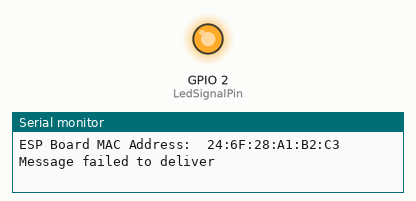
The sketch below on a simulated ESP8266 (NodeMCU). Shown: output pins drawn as LEDs (lit = HIGH), the last lines printed to the serial monitor.

Above: at 1.2 s.
At 32.3 s:
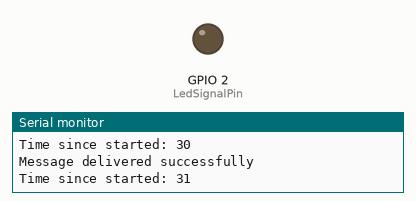
Timing chart, 0 to 33.8 s (numbered marks = the images above):
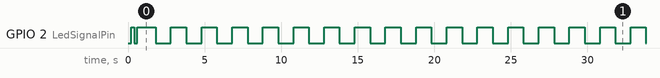

The sketch:

sender.ino
```cpp
#include <ESP8266WiFi.h>
#include <espnow.h>

#define LedSignalPin 2
bool ledState = false;

typedef struct struct_message {
  int time_since_started;
} SensorData;
SensorData message;

bool espUp = false;

//address of receiving board
uint8_t broadcastAddress[] = {0x40, 0x91, 0x51, 0x4B, 0xB0, 0x8C};
bool messageSent;

unsigned long initialTime;

// use global var, update using onDataSend and in loop check the var to do led

void ledSignal(int state) { //what led do every second
  if (state == 0) { //esp now not connected
      Serial.println("ESP-now failed to start");
      ledState = false;
      for (int i=0; i<10; i++) {
        digitalWrite(LedSignalPin, ledState);
        ledState = !ledState;
        delay(200);
      }

  } else if (state == 1) { //message delivered, blink once
    Serial.println("Message delivered successfully");
    digitalWrite(LedSignalPin, ledState);
    ledState = !ledState;

  } else if (state == 2) { //message failed to deliver, blink twice
    Serial.println("Message failed to deliver");
    ledState = false;
    for (int i=0; i<4; i++) {
      digitalWrite(LedSignalPin, ledState);
      ledState = !ledState;
      delay(200);
      }
  }
}

void OnDataSent(uint8_t *mac_addr, uint8_t sendStatus) {
  if (sendStatus == 0){
    messageSent = true;
  }
  else{
    messageSent = false;
  }
}

void setup() {
  Serial.begin(74880);

  Serial.print("ESP Board MAC Address:  ");
  Serial.println(WiFi.macAddress());

  //set function of this pin to output
  pinMode(LedSignalPin, OUTPUT);

  WiFi.mode(WIFI_STA);
  if (esp_now_init() != 0) {
    Serial.println("ESP-NOW init failed");
    return;
  }
  espUp = true;

  //controller sends data, slave receive data
  esp_now_set_self_role(ESP_NOW_ROLE_CONTROLLER);

  //run this fn on each sent
  esp_now_register_send_cb(OnDataSent);
  //send to this controller
  esp_now_add_peer(broadcastAddress, ESP_NOW_ROLE_SLAVE, 0, NULL, 0);

  initialTime = millis();
}

void loop() {
  if (!espUp) {
    ledSignal(0);
    delay(1000);
    return;
  };

  long time = (millis() - initialTime) / 1000;

	message.time_since_started = time;
  esp_now_send(broadcastAddress, (uint8_t*)&message, sizeof(message));

  if (messageSent) {
    ledSignal(1);
    Serial.print("Time since started: ");
    Serial.println(time);
  } else {
    ledSignal(2);
  }

  delay(1000);
}
```

Measured:
- by itself, GPIO 2 (LedSignalPin): goes HIGH 0.20 s, LOW 0.20 s, HIGH 1.2 s, 64 × (LOW 1.0 s, HIGH 1.0 s), then LOW
- by itself, everything shown: repeats every 52.0 s, in 52 steps
